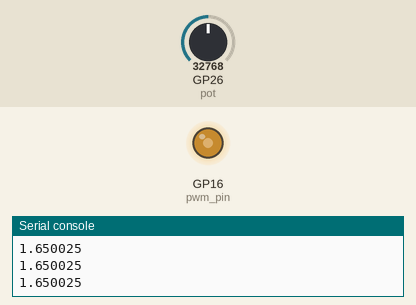
Recording of a program running on a simulated Raspberry Pi Pico running MicroPython. Parts: output pins drawn as LEDs (lit = HIGH), the last lines printed to the serial console. The inputs (shaded band) are chosen by the test bench; at power-on: GP26 (pot) = 32768 (analog values on the 0–65535 scale).

Above: at 1.2 s.
1.3 s: GP26 (pot) set to 45874
At 2.5 s:
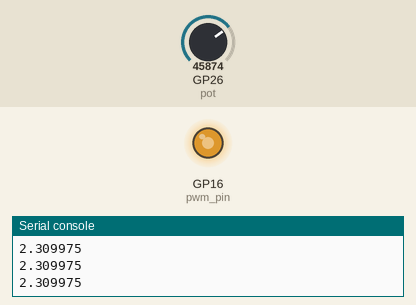
2.8 s: GP26 (pot) set to 57670
At 3.9 s:
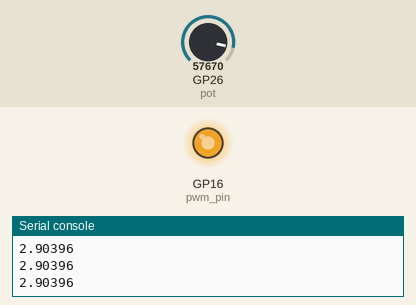
4.3 s: GP26 (pot) set to 7864
At 5.3 s:
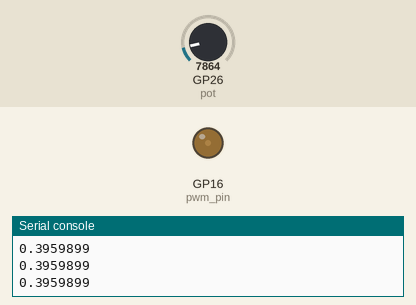
5.8 s: GP26 (pot) set to 0
At 6.6 s:
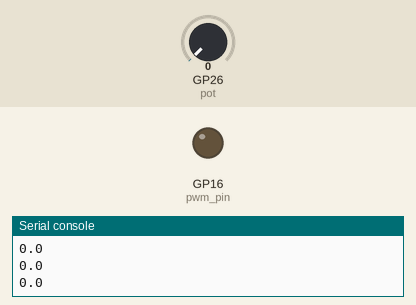
Timing chart, 0 to 8.3 s (numbered marks = the images above; inputs shaded):
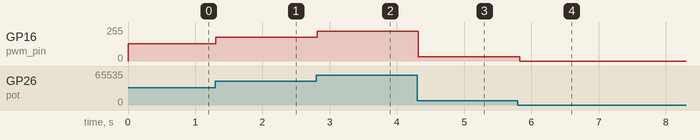

The program:

pot_PWM_LED_test.py
```python
from machine import Pin, PWM, ADC
import time

pwm_pin = PWM(Pin(16))
pot = ADC(Pin(26))

pwm_pin.freq(1000)
conversion_factor = 3.3 / 65535

while True:
    pot_voltage = pot.read_u16()
    pwm_pin.duty_u16(pot_voltage)
    print(pot_voltage * conversion_factor)
    time.sleep(0.05)
```

Measured:
- after the input at 1.3 s, GP16 (pwm_pin): 128/255 → 178/255 at once
- after the input at 2.8 s, GP16 (pwm_pin): 178/255 → 224/255 at once
- after the input at 4.3 s, GP16 (pwm_pin): 224/255 → 31/255 at once
- after the input at 5.8 s, GP16 (pwm_pin): 31/255 → 0/255 at once
